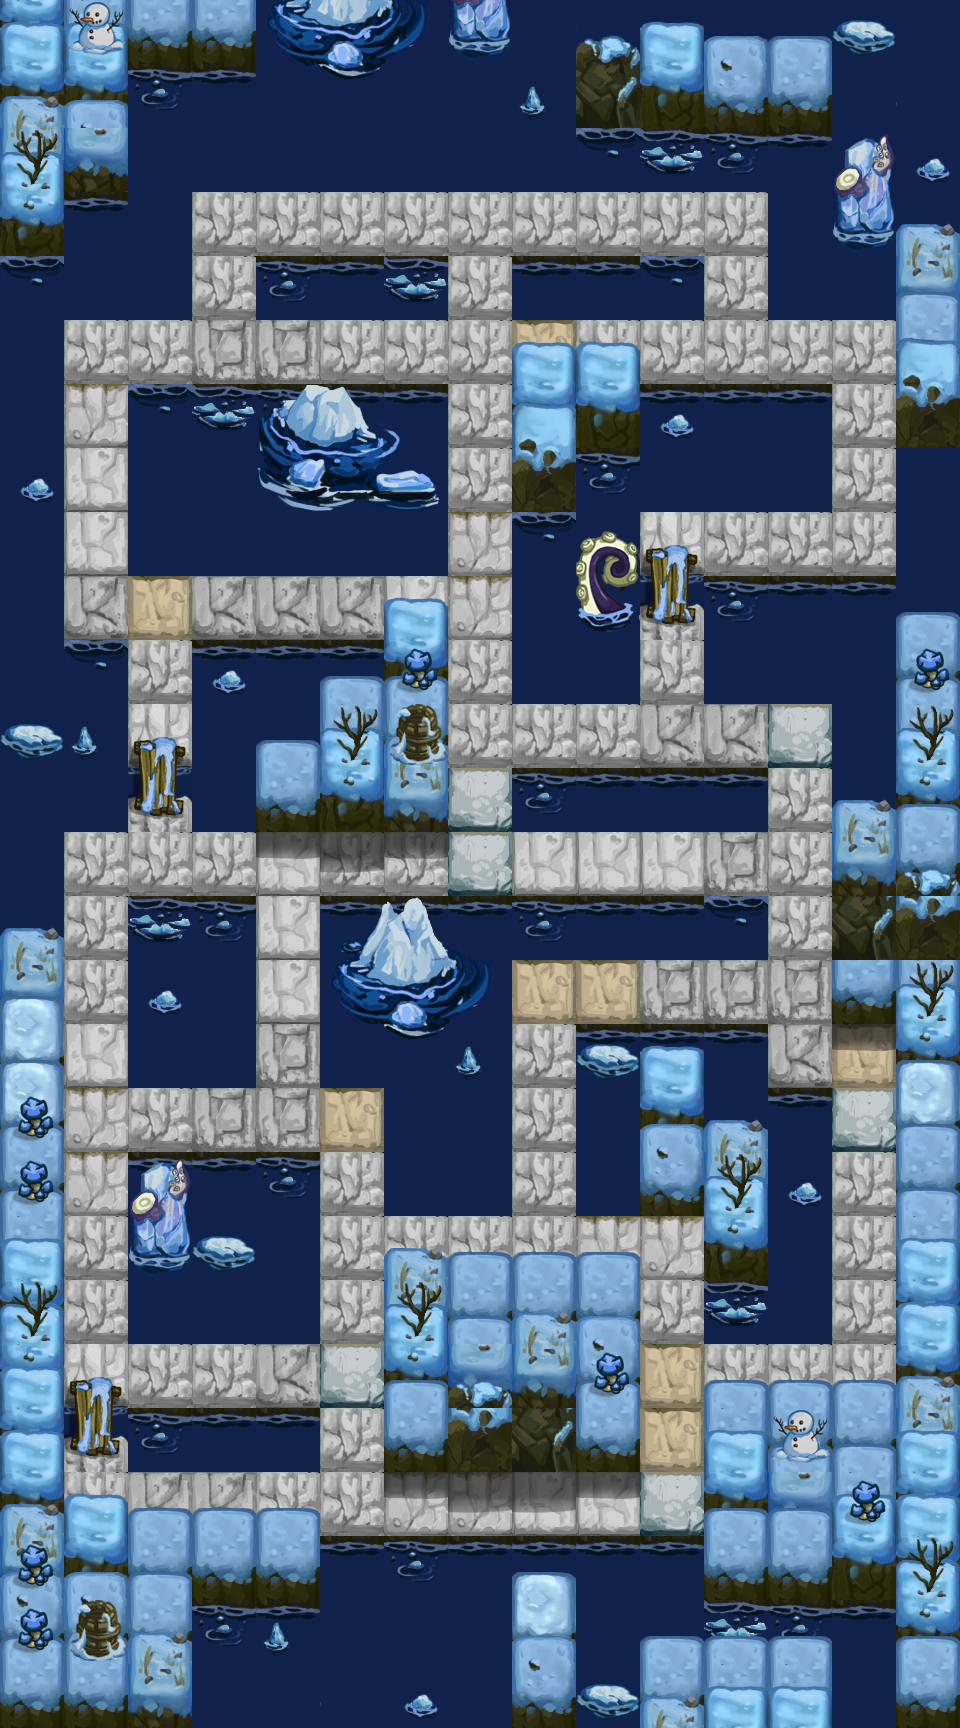

This game map was drawn from its Tiled (.tmx) file and the tilesets committed beside it. A one-line description and the trimmed map source follow:
An orthogonal 15x27 tile map with 64x64 px tiles, 7 tile layers (background, background_top, block, block_top, ...), 4 tilesets and 11 objects (5x monster, 3x 2, move_3, move_2, move_1).

<map version="1.2" tiledversion="1.2.2" orientation="orthogonal" renderorder="left-down" width="15" height="27" tilewidth="64" tileheight="64" infinite="0" nextlayerid="55" nextobjectid="228">
 <tileset firstgid="1" name="ice_block_1" tilewidth="64" tileheight="64" tilecount="64" columns="8">
  <image source="img/ice_block_1.png" width="512" height="512" />
 </tileset>
 <tileset firstgid="65" name="diamond" tilewidth="64" tileheight="64" tilecount="64" columns="8">
  <image source="img/diamond.png" width="512" height="512" />
 </tileset>
 <tileset firstgid="129" name="ice_bg_1" tilewidth="64" tileheight="64" tilecount="64" columns="8">
  <image source="img/ice_bg_1.png" width="512" height="512" />
 </tileset>
 <tileset firstgid="193" name="ice_top_1" tilewidth="64" tileheight="64" tilecount="64" columns="8">
  <image source="img/ice_top_1.png" width="512" height="512" />
 </tileset>
 <layer id="45" name="background" width="15" height="27">
  <data>[405 cells, 389 non-empty, 9 distinct tile ids]</data>
 </layer>
 <layer id="46" name="background_top" width="15" height="27">
  <data>[405 cells, 12 non-empty, 2 distinct tile ids]</data>
 </layer>
 <layer id="47" name="block" width="15" height="27">
  <data>[405 cells, 275 non-empty, 14 distinct tile ids]</data>
 </layer>
 <layer id="48" name="block_top" width="15" height="27">
  <data>[405 cells, 93 non-empty, 13 distinct tile ids]</data>
 </layer>
 <layer id="49" name="diamond" width="15" height="27">
  <data>[405 cells, 58 non-empty, 1 distinct tile ids]</data>
 </layer>
 <objectgroup color="#ffaaff" id="50" name="trigger">
  <object id="225" name="trigger" type="2" x="128" y="832" width="64" height="64">
   <properties>
    <property name="Resource" value="Trigger_Stove" />
    <property name="Type" type="int" value="2" />
   </properties>
  </object>
  <object id="226" name="trigger" type="2" x="448" y="256" width="64" height="64">
   <properties>
    <property name="Resource" value="Trigger_Stove" />
    <property name="Type" type="int" value="2" />
   </properties>
  </object>
  <object id="227" name="trigger" type="2" x="704" y="512" width="64" height="64">
   <properties>
    <property name="Resource" value="Trigger_Stove" />
    <property name="Type" type="int" value="2" />
   </properties>
  </object>
 </objectgroup>
 <objectgroup color="#ff0000" id="51" name="monster">
  <object id="204" name="monster" x="64" y="448" width="64" height="64">
   <properties>
    <property name="Direction_Arr" value="0" />
    <property name="ID_Arr" value="104" />
    <property name="Interval" type="int" value="5000" />
    <property name="Move_Arr" value="0" />
    <property name="Order" type="int" value="1" />
    <property name="Time" type="int" value="0" />
   </properties>
  </object>
  <object id="216" name="monster" x="832" y="448" width="64" height="64">
   <properties>
    <property name="Direction_Arr" value="0" />
    <property name="ID_Arr" value="104" />
    <property name="Interval" type="int" value="5000" />
    <property name="Move_Arr" value="0" />
    <property name="Order" type="int" value="1" />
    <property name="Time" type="int" value="0" />
   </properties>
  </object>
  <object id="220" name="monster" x="320" y="320" width="64" height="64">
   <properties>
    <property name="Direction_Arr" value="0" />
    <property name="ID_Arr" value="901" />
    <property name="Interval" type="int" value="5000" />
    <property name="Move_Arr" value="0" />
    <property name="Order" type="int" value="1" />
    <property name="Time" type="int" value="0" />
   </properties>
  </object>
  <object id="223" name="monster" x="576" y="704" width="64" height="64">
   <properties>
    <property name="Direction_Arr" value="0" />
    <property name="ID_Arr" value="104" />
    <property name="Interval" type="int" value="5000" />
    <property name="Move_Arr" value="0" />
    <property name="Order" type="int" value="1" />
    <property name="Time" type="int" value="0" />
   </properties>
  </object>
  <object id="224" name="monster" x="576" y="192" width="64" height="64">
   <properties>
    <property name="Direction_Arr" value="0" />
    <property name="ID_Arr" value="104" />
    <property name="Interval" type="int" value="5000" />
    <property name="Move_Arr" value="0" />
    <property name="Order" type="int" value="1" />
    <property name="Time" type="int" value="0" />
   </properties>
  </object>
 </objectgroup>
 <objectgroup color="#00ff00" id="52" name="player">
  <object id="110" name="move_3" x="448" y="1472" width="64" height="64" />
  <object id="109" name="move_2" x="448" y="1472" width="64" height="64" />
  <object id="107" name="move_1" x="448" y="1472" width="64" height="64" />
 </objectgroup>
 <layer id="53" name="all_top_1" width="15" height="27">
  <data>[405 cells, 75 non-empty, 33 distinct tile ids]</data>
 </layer>
 <layer id="54" name="all_top_2" width="15" height="27">
  <data>[405 cells, 0 non-empty, 0 distinct tile ids]</data>
 </layer>
</map>
